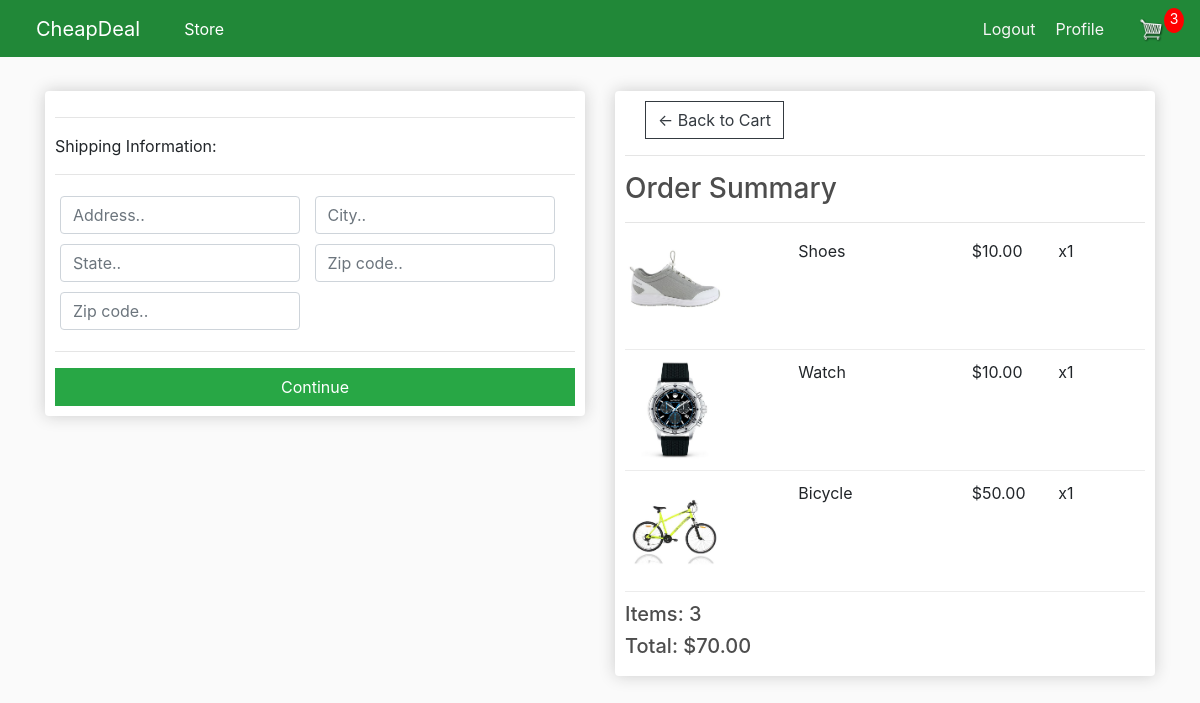
Screenshot of /checkout/ (signed in) with the database file from the repository.
### store/models.py (models this page shows, shortened)
class OrderItem(models.Model):
    product=models.ForeignKey(Product, on_delete=models.SET_NULL, null=True)
    order=models.ForeignKey(Order, on_delete=models.SET_NULL, null=True)
    quantity=models.IntegerField(default=0, null=True, blank=True)
    date_added=models.DateTimeField(auto_now_add=True)
    @property
    def get_total(self):
        total=self.product.price * self.quantity
        return total

class Product(models.Model):
    name=models.CharField(max_length=200)
    price=models.FloatField()
    digital=models.BooleanField(default=False, null=True, blank=True)
    image=models.ImageField(null=True, blank=True)
    @property
    def imageURL(self):
        try:
            url=self.image.url
        except:
            url=''
        return url

class Order(models.Model):
    customer=models.ForeignKey(Customer, on_delete=models.SET_NULL, null=True, blank=True)
    date_ordered=models.DateTimeField(auto_now_add=True)
    complete=models.BooleanField(default=False)
    transaction_id=models.CharField(max_length=100, null=True)
    @property
    def shipping(self):
        shipping=False
        orderitems=self.orderitem_set.all()
        for i in orderitems:
            if i.product.digital == False:
                shipping=True
        return shipping
    @property
    def get_cart_total(self):
        orderitems=self.orderitem_set.all()
        total=sum([item.get_total for item in orderitems])
        return total
    @property
    def get_cart_items(self):
        orderitems=self.orderitem_set.all()
        total=sum([item.quantity for item in orderitems])
        return total

### store/views.py (the view)
# urls.py: path('checkout/', views.checkout, name="checkout"),
def checkout(request):
    data = cartData(request)
    cartItems = data['cartItems']
    order = data['order']
    items = data['items']
    context = {'items': items, 'order': order, 'cartItems': cartItems}
    return render(request, 'store/checkout.html', context)

### store/utils.py (called while the page is built)
def cartData(request):
    if request.user.is_authenticated:
        customer=request.user.customer
        order, created=Order.objects.get_or_create(customer=customer, complete=False)
        items=order.orderitem_set.all()
        cartItems=order.get_cart_items
    else:
        cookieData=cookieCart(request)
        cartItems=cookieData['cartItems']
        order=cookieData['order']
        items=cookieData['items']
    return {'cartItems': cartItems, 'order': order, 'items': items}

### store/templates/store/Checkout.html (shortened to what this page needs)
{% extends 'store/main.html' %}
{% load static %}
{% block content %}
     <div class="row">
		<div class="col-lg-6">
			<div class="box-element" id="form-wrapper">
				<form id="form">
					<div id="shipping-info">
						<hr>
						<p>Shipping Information:</p>
						<hr>
						<div class="form-field">
							<input class="form-control" type="text" name="address" placeholder="Address..">
						</div>
						<div class="form-field">
							<input class="form-control" type="text" name="city" placeholder="City..">
						</div>
						<div class="form-field">
							<input class="form-control" type="text" name="state" placeholder="State..">
						</div>
						<div class="form-field">
							<input class="form-control" type="text" name="zipcode" placeholder="Zip code..">
						</div>
						<div class="form-field">
							<input class="form-control" type="text" name="country" placeholder="Zip code..">
						</div>
					</div>
					<hr>
					<input id="form-button" class="btn btn-success btn-block" type="submit" value="Continue">
				</form>
			</div>
			<br>
		</div>
		<div class="col-lg-6">
			<div class="box-element">
				<a  class="btn btn-outline-dark" href="{% url 'cart' %}">&#x2190; Back to Cart</a>
				<hr>
				<h3>Order Summary</h3>
				<hr>
				{% for item in items %}
				<div class="cart-row">
					<div style="flex:2"><img class="row-image" src="{{item.product.imageURL}}"></div>
					<div style="flex:2"><p>{{item.product.name}}</p></div>
					<div style="flex:1"><p>${{item.product.price|floatformat:2}}</p></div>
					<div style="flex:1"><p>x{{item.quantity}}</p></div>
				</div>
				{% endfor %}
				<h5>Items:   {{order.get_cart_items}}</h5>
				<h5>Total:   ${{order.get_cart_total|floatformat:2}}</h5>
			</div>
		</div>
	</div>
{% endblock content %}

### static/css/main.css (style rules this page uses)
body { background-color: hsl(0, 0%, 98%); }
h1,h2,h3,h4,h5,h6 { color:hsl(0, 0%, 30%); }
.box-element { box-shadow:hsl(0, 0%, 80%) 0 0 16px; background-color: #fff; border-radius: 4px; padding: 10px; }
.col-lg-4, .col-lg-6, .col-lg-8, .col-lg-12 { margin-top: 10px; }
.btn { border-radius: 0; }
.row-image { width: 100px; }
.form-field { width:250px; display: inline-block; padding: 5px; }
.cart-row { display: flex; align-items: stretch ; padding-bottom: 10px; margin-bottom: 10px; border-bottom: 1px solid #ececec; }
a { color: whitesmoke; text-decoration: none; margin-left: 20px; }

### rows the page displays
OrderItem: product.imageURL (picture), product.name "Shoes", product.price "10.00", quantity "1"
OrderItem: product.imageURL (picture), product.name "Watch", product.price "10.00", quantity "1"
OrderItem: product.imageURL (picture), product.name "Bicycle", product.price "50.00", quantity "1"
Order: get_cart_items "3", get_cart_total "70.00"

### other values shown
{{ cartItems }} "3"
